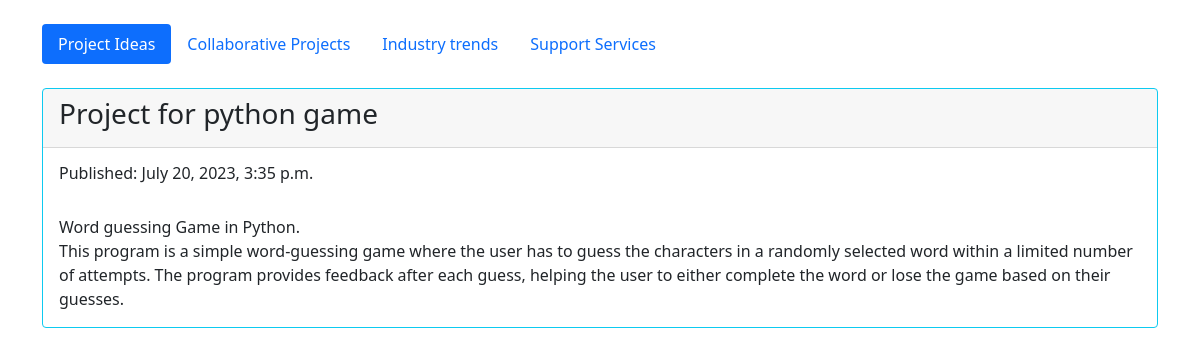
The app's page /post/4/ with its own data.
### home/models.py (models this page shows, shortened)
class ResearchPapers(models.Model):
    title = models.CharField(max_length=100)
    slug = models.SlugField(max_length=100, unique=True)
    description = models.TextField()
    created_date = models.DateTimeField(default=timezone.now)
    published_date = models.DateTimeField(blank=True, null=True)

### home/views.py (the view)
# urls.py: path('post/<int:pk>/', views.post_detail, name='post_detail'),
def post_detail(request, pk):
    paper = get_object_or_404(ResearchPapers, pk=pk)
    return render(request, 'home/post_detail.html', {'paper': paper})

### home/templates/home/post_detail.html
{% extends 'home/base.html' %}
{% block content %}
    <div class="card border-info mb-3">
        <div class="card-header"><h3>{{ paper.title }}</h3></div>
        <div class="card-body">
            {% if paper.published_date %}
                <h6 class="card-title">Published: {{ paper.published_date }}</h6>
            {% endif %}
            <br>
            <p class="card-text">{{ paper.description|linebreaksbr }}</p>
        </div>
    </div>
{% endblock %}

### records on screen
ResearchPapers: title "Project for python game", published_date "July 20, 2023, 3:35 p.m.", description "Word guessing Game in Python. This program is a simple word-guessing game where the user has to guess the characters in a randomly selected word within a limited number of attempts. The program provides feedback after each guess, helping the user to either complete the word or lose the game based on their guesses."
